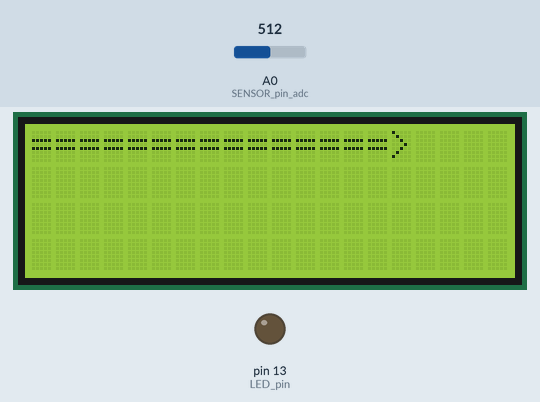
This sketch was run on a simulated Arduino Uno, built with avr-gcc and run on an emulated ATmega328P. Shown: 20×4 character LCD, output pins drawn as LEDs (lit = HIGH). The test bench sets the inputs (shaded band); at power-on: A0 (SENSOR_pin_adc) = 512.

Above: at 1.3 s.
1.4 s: A0 (SENSOR_pin_adc) set to 270
2.9 s: A0 (SENSOR_pin_adc) set to 241
At 3.4 s:
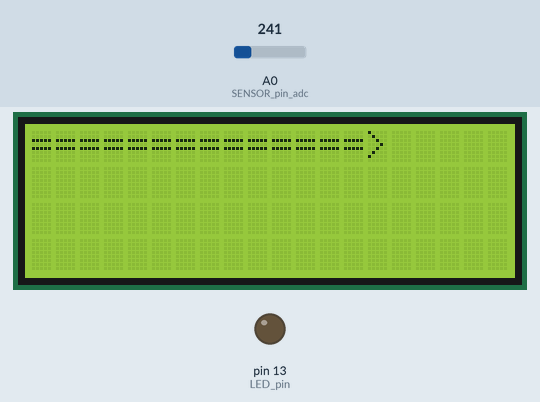
4.5 s: A0 (SENSOR_pin_adc) set to 122
At 5.0 s:
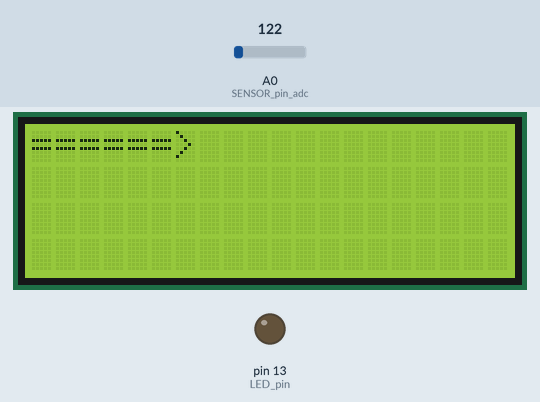
6.2 s: A0 (SENSOR_pin_adc) set to 102
At 7.4 s:
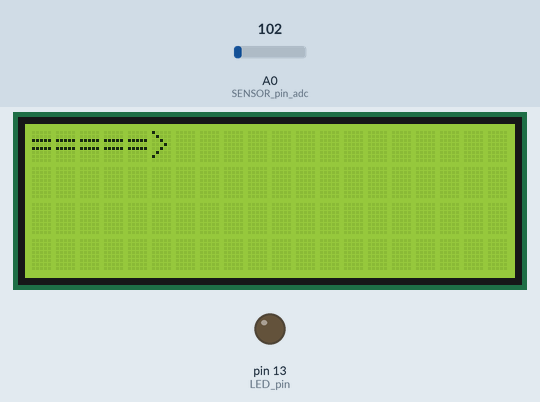
7.8 s: A0 (SENSOR_pin_adc) set to 0
At 8.8 s:
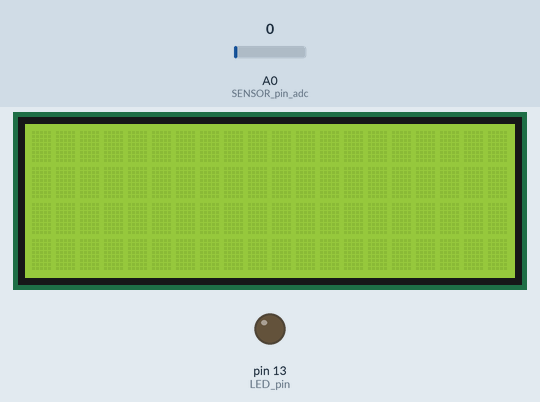
9.5 s: A0 (SENSOR_pin_adc) set to 14
11.0 s: A0 (SENSOR_pin_adc) set to 17
Timing chart, 0 to 13.6 s (numbered marks = the images above; inputs shaded):
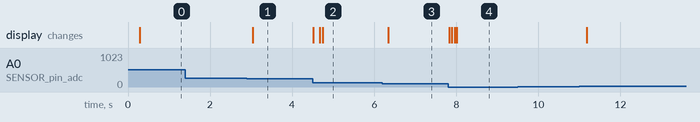

The sketch:

echo_audio_bar_display.ino
```cpp
/*
 * echo_audio
 *   reads in microphone signal via pin SENSOR_pin_adc and averages adjacent values
 *   input data is 12 bit i.e. 0..1023
 *   output data is 8 bit i.e. 0..255 so sum(new+old)/2 must be divided by 16 for scaling
 *
 * See also analogue input examples
 */

///////////////////////////////////////////////////////////////////////////
#include <Wire.h>	// access I2C
#include <LCD.h>	// and LCD
#include <LiquidCrystal_I2C.h>

// Specify LCD geometry and optionally choose "fat" digits
#define nCOLS           20
#define nROWS            4

// Instantiate I2C connected LCD at backpack address 0x27
// - this is like 4-bit mode for standard LiquidCrystal described at
//     https://www.arduino.cc/en/Reference/LiquidCrystalConstructor
//   but with extra arguments defining I2C port address and E pin number
// - the address = base address 0x20 + least significant 3 bits set by user
#define BACKLIGHT_PIN  3
#define En_pin  2
#define Rw_pin  1		// Note that these pin numbers refer
#define Rs_pin  0		// to connections between the LCD
#define D4_pin  4		// backpack PCF8574 chip and the LCD
#define D5_pin  5
#define D6_pin  6
#define D7_pin  7

LiquidCrystal_I2C  lcd(0x27,En_pin,Rw_pin,Rs_pin,D4_pin,D5_pin,D6_pin,D7_pin);
///////////////////////////////////////////////////////////////////////////

// Define signal names in terms of standard Arduino board pin numbers
#define LED_pin         13	// pin 13
#define SENSOR_pin_adc  A0	// adc0

// Define array for sensor values using smallest possible int types
#define nHistory 16		// number of samples to keep for processing
static uint16_t sensorValues[nHistory];
static uint8_t  nexts = 0;	// note where next sample is stored
static uint8_t  lasts = nHistory-1;

// initialise IO ports
void setup() {
                                // initialize digital LED_pin as an output
  pinMode(LED_pin, OUTPUT);

  lcd.begin(nCOLS, nROWS);      // activate LCD module
  lcd.setBacklightPin(BACKLIGHT_PIN, POSITIVE);
  lcd.setBacklight(HIGH);
  delay(100);

                                // clear sample buffer
  for (int i = 0; i < nHistory; i++)
    sensorValues[i] = 0;
}

// main loop
// - sum nHistory elements and hack into a bar graph
					// for nHistory==16
const char bg[]="===============>";	// 16 chars
const char bl[]="                ";	// 16 chars
void loop() {
                                // read sensor and smooth sensorValue
  sensorValues[nexts] = analogRead(SENSOR_pin_adc);

  lasts = nexts;                // update cyclic indices
  if (++nexts >= nHistory)
    nexts = 0;

  uint16_t sum = 0;
  for (uint8_t i = 0; i < nHistory; i++)
    sum += sensorValues[i];

  // scale data for display as a bar graph no wider than 20 columns
  //   . sum of 16x 12 bit numbers ==> 4+12
  //   . to scale this back to 8 bits, we right shift by 4+12-8
  //   . an extra 4 bit shift brings the value into the range 0..15
  sum = sum >> (12 + 4 - 8);
  if (sum > nHistory)
    sum = nHistory;

  lcd.setCursor(0, 0);
  lcd.print(bg + nHistory - sum);
  lcd.print(bl + sum);
}
```

Measured:
- the behaviour switches between 256 and 255 on A0 (SENSOR_pin_adc) (found by bisection; images 0 and 1)
- the behaviour switches between 112 and 111 on A0 (SENSOR_pin_adc) (found by bisection; images 2 and 3)
- after the input at 1.4 s, every drawn part: stays the same
- after the input at 2.9 s, the display: changes after 0.14 s (image 1)
- after the input at 4.5 s, the display: first changes at once (image 2 shows a later state)
- after the input at 6.2 s, the display: changes after 0.14 s (image 3)
- after the input at 7.8 s, the display: first changes at once (image 4 shows a later state)
- after the input at 9.5 s, every drawn part: stays the same
